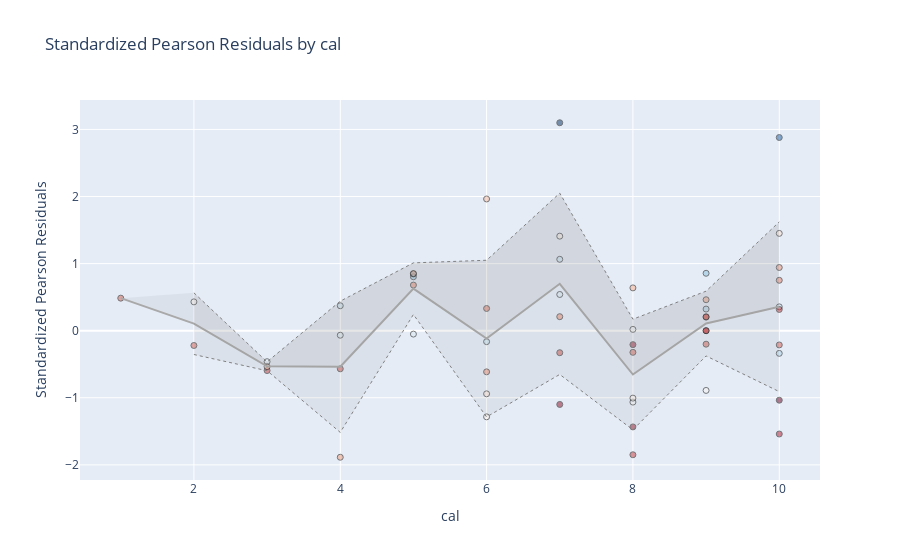

Notebook source saved alongside this figure:
### Code cell
def plot_standardized_residuals_by_column(df, model, x_col, title=None, return_=False) -> None:

    if title is None:
        title = f'Standardized Pearson Residuals by {x_col}'

    # Group by x_col and calculate the mean and standard deviation of residuals for each group
    grouped = df.groupby(x_col)['residuals'].agg(['mean', 'std']).reset_index()

    fig = go.Figure()

    # Scatter plot of residuals
    fig.add_trace(go.Scatter(x=df[x_col],
                             y=df['residuals'],
                             mode='markers',
                             customdata=df[['ay', 'dev', 'cal']].values,
                             marker=dict(color=df['y'],
                                         colorscale='RdBu',
                                         line=dict(color='black', width=1),
                                         opacity=0.5),
                             hovertemplate=f'<b>{x_col}:</b> %{{x}}<br><b>Standardized Pearson Residuals:</b> %{{y}}<br><b>AY:</b> %{{customdata[0]}}<br><b>Dev:</b> %{{customdata[1]}}<br><b>Cal:</b> %{{customdata[2]}}<extra></extra>',
                             showlegend=False))

    # Plot mean residuals
    fig.add_trace(go.Scatter(x=grouped[x_col],
                             y=grouped['mean'],
                             mode='lines',
                             line=dict(color='darkgray', width=2),
                             showlegend=False))

    # Plot standard deviation bounds and shading
    for level, fillcolor in zip([1, -1], ['rgba(128, 128, 128, 0.1)', 'rgba(128, 128, 128, 0.1)']):
        fig.add_trace(go.Scatter(x=grouped[x_col],
                                 y=grouped['mean'] + level * grouped['std'],
                                 mode='lines',
                                 line=dict(color='gray', width=1, dash="dot"),
                                 fill='tonexty',
                                 fillcolor=fillcolor,
                                 showlegend=False))

    fig.update_layout(title=title,
                      xaxis_title=x_col,
                      yaxis_title='Standardized Pearson Residuals',
                      coloraxis_showscale=False)

    fig.show()

    if return_:
        return fig

# Example usage:
x = plot_standardized_residuals_by_column(testdf, model, 'cal', return_=True)

### Figure 1 — Plotly figure (JSON) as saved in the notebook; plotly's stock layout.template omitted (floating-point values rounded to 4 significant figures; data arrays with more than 128 entries replaced by an {"elided": "..."} marker saying what was removed)
{"data": [{"customdata": {"elided": "55x3 int values"}, "hovertemplate": "<b>cal:</b> %{x}<br><b>Standardized Pearson Residuals:</b> %{y}<br><b>AY:</b> %{customdata[0]}<br><b>Dev:</b> %{customdata[1]}<br><b>Cal:</b> %{customdata[2]}<extra></extra>", "marker": {"color": [357848, 352118, 290507, 310608, 443160, 396132, 440832, 359480, 376686, 344014, 766940, 884021, 1001799, 1108250, 693190, 937085, 847631, 1061648, 986608, 610542, 933894, 926219, 776189, 991983, 847498, 1131398, 1443370, 482940, 1183289, 1016654, 1562400, 769488, 805037, 1063269, 527326, 445745, 750816, 272482, 504851, 705960, 574398, 320996, 146923, 352053, 470639, 146342, 527804, 495992, 206286, 139950, 266172, 280405, 227229, 425046, 67948], "colorscale": [[0, "rgb(103,0,31)"], [0.1, "rgb(178,24,43)"], [0.2, "rgb(214,96,77)"], [0.3, "rgb(244,165,130)"], [0.4, "rgb(253,219,199)"], [0.5, "rgb(247,247,247)"], [0.6, "rgb(209,229,240)"], [0.7, "rgb(146,197,222)"], [0.8, "rgb(67,147,195)"], [0.9, "rgb(33,102,172)"], [1, "rgb(5,48,97)"]], "line": {"color": "black", "width": 1}, "opacity": 0.5}, "mode": "markers", "showlegend": false, "type": "scatter", "x": [1, 2, 3, 4, 5, 6, 7, 8, 9, 10, 2, 3, 4, 5, 6, 7, 8, 9, 10, 3, 4, 5, 6, 7, 8, 9, 10, 4, 5, 6, 7, 8, 9, 10, 5, 6, 7, 8, 9, 10, 6, 7, 8, 9, 10, 7, 8, 9, 10, 8, 9, 10, 9, 10, 10], "y": [0.4851, -0.2204, -0.5939, -0.5684, 0.6799, 0.3312, 0.2088, -0.3225, -2.399e-05, -0.2126, 0.4297, -0.462, 0.3717, 0.8039, -0.941, 0.5397, -1.064, 0.3225, 0.3553, -0.5364, -0.06765, -0.05082, -1.284, 1.064, 0.01947, 0.8556, 2.88, -1.887, 0.8461, -0.1634, 3.1, -1.005, -0.8905, -0.338, 0.852, -0.6136, 1.409, -1.85, 0.202, 1.45, 1.963, -0.3281, -1.434, -0.2011, 0.9418, -1.099, 0.6381, 0.4616, -1.54, -0.2079, 0.2077, 0.3168, 8.305e-05, 0.7509, -1.036]}, {"line": {"color": "darkgray", "width": 2}, "mode": "lines", "showlegend": false, "type": "scatter", "x": [1, 2, 3, 4, 5, 6, 7, 8, 9, 10], "y": [0.4851, 0.1046, -0.5308, -0.5377, 0.6262, -0.1179, 0.6991, -0.6533, 0.1064, 0.3568]}, {"fill": "tonexty", "fillcolor": "rgba(128, 128, 128, 0.1)", "line": {"color": "gray", "dash": "dot", "width": 1}, "mode": "lines", "showlegend": false, "type": "scatter", "x": [1, 2, 3, 4, 5, 6, 7, 8, 9, 10], "y": [null, 0.5644, -0.4646, 0.4401, 1.011, 1.05, 2.05, 0.1715, 0.5892, 1.622]}, {"fill": "tonexty", "fillcolor": "rgba(128, 128, 128, 0.1)", "line": {"color": "gray", "dash": "dot", "width": 1}, "mode": "lines", "showlegend": false, "type": "scatter", "x": [1, 2, 3, 4, 5, 6, 7, 8, 9, 10], "y": [null, -0.3551, -0.5969, -1.515, 0.2415, -1.286, -0.6522, -1.478, -0.3763, -0.9083]}], "layout": {"coloraxis": {"showscale": false}, "title": {"text": "Standardized Pearson Residuals by cal"}, "xaxis": {"title": {"text": "cal"}}, "yaxis": {"title": {"text": "Standardized Pearson Residuals"}}}}
